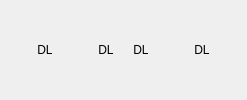
     <widget class="QWidget" name="widget_10" native="true">
      <layout class="QHBoxLayout" name="horizontalLayout_9">
       <item>
        <widget class="QLabel" name="board_label8_0">
         <property name="styleSheet">
          <string notr="true">background-color:&quot;green&quot;
</string>
         </property>
         <property name="text">
          <string/>
         </property>
         <property name="alignment">
          <set>Qt::AlignCenter</set>
         </property>
        </widget>
       </item>
       <item>
        <widget class="QLabel" name="board_label8_1">
         <property name="styleSheet">
          <string notr="true">background-color:&quot;green&quot;
</string>
         </property>
         <property name="text">
          <string/>
         </property>
         <property name="alignment">
          <set>Qt::AlignCenter</set>
         </property>
        </widget>
       </item>
       <item>
        <widget class="QLabel" name="board_label8_2">
         <property name="styleSheet">
          <string notr="true">background-color:&quot;lightblue&quot;
</string>
         </property>
         <property name="text">
          <string>DL</string>
         </property>
         <property name="alignment">
          <set>Qt::AlignCenter</set>
         </property>
        </widget>
       </item>
       <item>
        <widget class="QLabel" name="board_label8_3">
         <property name="styleSheet">
          <string notr="true">background-color:&quot;green&quot;
</string>
         </property>
         <property name="text">
          <string/>
         </property>
         <property name="alignment">
          <set>Qt::AlignCenter</set>
         </property>
        </widget>
       </item>
       <item>
        <widget class="QLabel" name="board_label8_4">
         <property name="styleSheet">
          <string notr="true">background-color:&quot;green&quot;
</string>
         </property>
         <property name="text">
          <string/>
         </property>
         <property name="alignment">
          <set>Qt::AlignCenter</set>
         </property>
        </widget>
       </item>
       <item>
        <widget class="QLabel" name="board_label8_5">
         <property name="styleSheet">
          <string notr="true">background-color:&quot;green&quot;
</string>
         </property>
         <property name="text">
          <string/>
         </property>
         <property name="alignment">
          <set>Qt::AlignCenter</set>
         </property>
        </widget>
       </item>
       <item>
        <widget class="QLabel" name="board_label8_6">
         <property name="styleSheet">
          <string notr="true">background-color:&quot;lightblue&quot;
</string>
         </property>
         <property name="text">
          <string>DL</string>
         </property>
         <property name="alignment">
          <set>Qt::AlignCenter</set>
         </property>
        </widget>
       </item>
       <item>
        <widget class="QLabel" name="board_label8_7">
         <property name="styleSheet">
          <string notr="true">background-color:&quot;green&quot;
</string>
         </property>
         <property name="text">
          <string/>
         </property>
         <property name="alignment">
          <set>Qt::AlignCenter</set>
         </property>
        </widget>
       </item>
       <item>
        <widget class="QLabel" name="board_label8_8">
         <property name="styleSheet">
          <string notr="true">background-color:&quot;lightblue&quot;
</string>
         </property>
         <property name="text">
          <string>DL</string>
         </property>
         <property name="alignment">
          <set>Qt::AlignCenter</set>
         </property>
        </widget>
       </item>
       <item>
        <widget class="QLabel" name="board_label8_9">
         <property name="styleSheet">
          <string notr="true">background-color:&quot;green&quot;
</string>
         </property>
         <property name="text">
          <string/>
         </property>
         <property name="alignment">
          <set>Qt::AlignCenter</set>
         </property>
        </widget>
       </item>
       <item>
        <widget class="QLabel" name="board_label8_10">
         <property name="styleSheet">
          <string notr="true">background-color:&quot;green&quot;
</string>
         </property>
         <property name="text">
          <string/>
         </property>
         <property name="alignment">
          <set>Qt::AlignCenter</set>
         </property>
        </widget>
       </item>
       <item>
        <widget class="QLabel" name="board_label8_11">
         <property name="styleSheet">
          <string notr="true">background-color:&quot;green&quot;
</string>
         </property>
         <property name="text">
          <string/>
         </property>
         <property name="alignment">
          <set>Qt::AlignCenter</set>
         </property>
        </widget>
       </item>
       <item>
        <widget class="QLabel" name="board_label8_12">
         <property name="styleSheet">
          <string notr="true">background-color:&quot;lightblue&quot;
</string>
         </property>
         <property name="text">
          <string>DL</string>
         </property>
         <property name="alignment">
          <set>Qt::AlignCenter</set>
         </property>
        </widget>
       </item>
       <item>
        <widget class="QLabel" name="board_label8_13">
         <property name="styleSheet">
          <string notr="true">background-color:&quot;green&quot;
</string>
         </property>
         <property name="text">
          <string/>
         </property>
         <property name="alignment">
          <set>Qt::AlignCenter</set>
         </property>
        </widget>
       </item>
       <item>
        <widget class="QLabel" name="board_label8_14">
         <property name="styleSheet">
          <string notr="true">background-color:&quot;green&quot;
</string>
         </property>
         <property name="text">
          <string/>
         </property>
         <property name="alignment">
          <set>Qt::AlignCenter</set>
         </property>
        </widget>
       </item>
      </layout>
     </widget>
